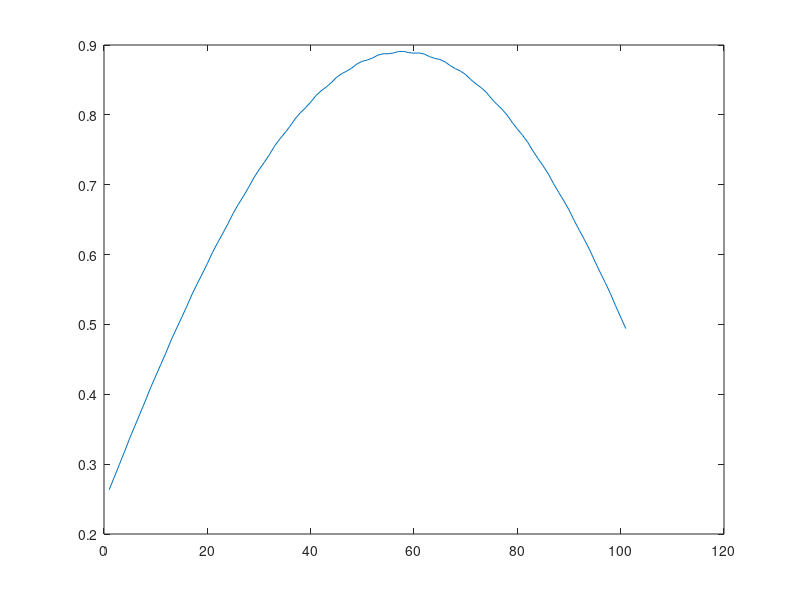

The MATLAB script that drew this image:
fs=48000;

t=0:1/fs:3;
f0=100;
f1=10000;
x=0.9*chirp(t,f0,3,f1);
sound(x,fs)

%% sampling rate reduction (down sampling)

M=4;            % down sampling rate
x2=x(1:M:end);
fs2=fs/M;
sound(x2,fs2)

%% sampling rate reduction with different phases

M=4;            % down sampling rate
x0=x(1:M:end);  % phase of 0
x1=x(2:M:end);  % phase of 1
x2=x(3:M:end);  % phase of 2
x4=x(4:M:end);  % phase of 3

x0=downsample(x,M,0);


%% decimation of signal (lowpass filter and then remove values)

M=4; 
y0=decimate(x,M)
fs2=fs/M;
sound(y0,fs2)


%% upsampling (introduce zeros)
L=4;

yup(1:L:L*length(y0))=y0;
yup=upsample(y0,L);
yup=interp(y0,L);
plot(yup(1000:1100))



